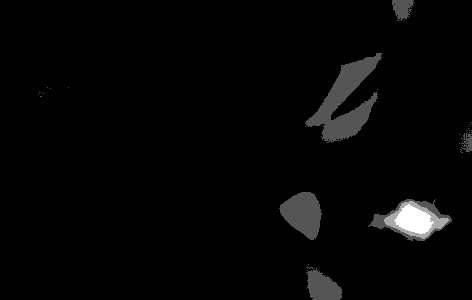
#> input picture paper/josa/data/image.tif, 472 x 300 px, found by its file name
$ python panelB.py
#> lines starting #> are read from the running program, lines starting #| are printed output that depends on the picture
### paper/josa/src/figure4/data.py
import skimage.filters
import skimage.restoration
from skimage.io import imread

import smo

from .. import common

# Parameters
sigma, size = 1, 7

# Image
image = imread("data/image.tif").astype(float)
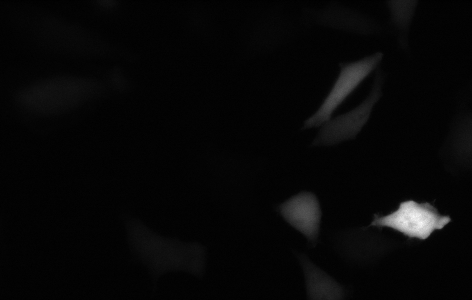
#> image: shape (300, 472) float64; min 194, max 1022, mean 218.9; drawn with min black and max white
image = image[:300, 200:]  # crop image
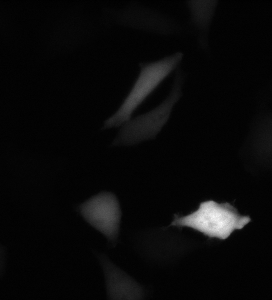
#> image: shape (300, 272) float64; min 194, max 1022, mean 226.6; drawn with min black and max white
pipeline = common.SMOPipeline(image, sigma=sigma, window=size)

#> (the run stopped early here; a loop or call above may not have finished)
